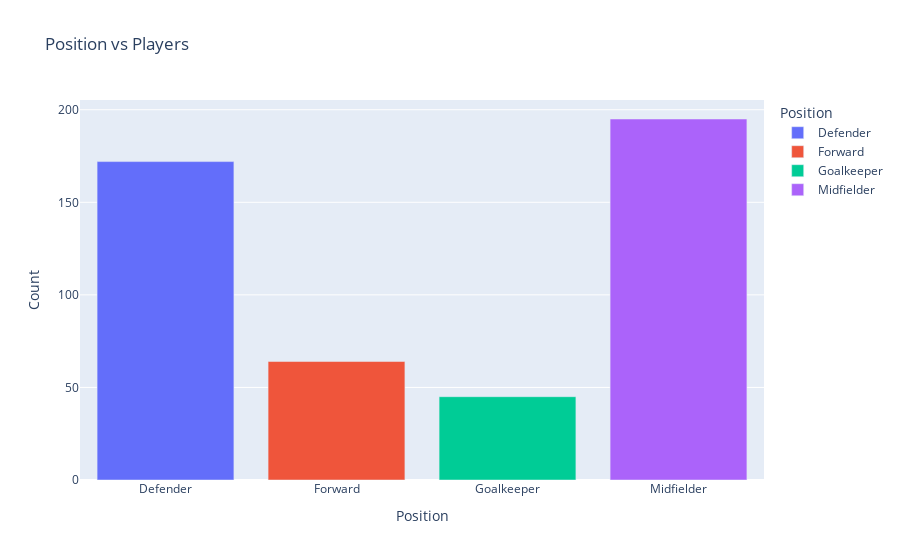

Notebook cell for this chart:
### Code cell
fig = px.bar(df_groupby,x="Position",y="Count",color = "Position",title = "Position vs Players")
fig.update_traces(textposition='inside')
fig.show()

### Figure 1 — Plotly figure (JSON) as saved in the notebook; plotly's stock layout.template omitted (floating-point values rounded to 4 significant figures)
{"data": [{"alignmentgroup": "True", "hovertemplate": "Position=%{x}<br>Count=%{y}<extra></extra>", "legendgroup": "Defender", "marker": {"color": "#636efa", "pattern": {"shape": ""}}, "name": "Defender", "offsetgroup": "Defender", "orientation": "v", "showlegend": true, "textposition": "inside", "type": "bar", "x": ["Defender"], "xaxis": "x", "y": [172], "yaxis": "y"}, {"alignmentgroup": "True", "hovertemplate": "Position=%{x}<br>Count=%{y}<extra></extra>", "legendgroup": "Forward", "marker": {"color": "#EF553B", "pattern": {"shape": ""}}, "name": "Forward", "offsetgroup": "Forward", "orientation": "v", "showlegend": true, "textposition": "inside", "type": "bar", "x": ["Forward"], "xaxis": "x", "y": [64], "yaxis": "y"}, {"alignmentgroup": "True", "hovertemplate": "Position=%{x}<br>Count=%{y}<extra></extra>", "legendgroup": "Goalkeeper", "marker": {"color": "#00cc96", "pattern": {"shape": ""}}, "name": "Goalkeeper", "offsetgroup": "Goalkeeper", "orientation": "v", "showlegend": true, "textposition": "inside", "type": "bar", "x": ["Goalkeeper"], "xaxis": "x", "y": [45], "yaxis": "y"}, {"alignmentgroup": "True", "hovertemplate": "Position=%{x}<br>Count=%{y}<extra></extra>", "legendgroup": "Midfielder", "marker": {"color": "#ab63fa", "pattern": {"shape": ""}}, "name": "Midfielder", "offsetgroup": "Midfielder", "orientation": "v", "showlegend": true, "textposition": "inside", "type": "bar", "x": ["Midfielder"], "xaxis": "x", "y": [195], "yaxis": "y"}], "layout": {"barmode": "relative", "legend": {"title": {"text": "Position"}, "tracegroupgap": 0}, "title": {"text": "Position vs Players"}, "xaxis": {"anchor": "y", "categoryarray": ["Defender", "Forward", "Goalkeeper", "Midfielder"], "categoryorder": "array", "domain": [0, 1], "title": {"text": "Position"}}, "yaxis": {"anchor": "x", "domain": [0, 1], "title": {"text": "Count"}}}}
